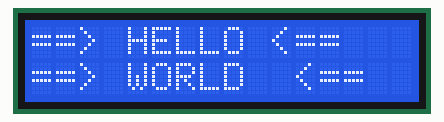
Bench run of a sketch on a simulated Arduino Uno, built with avr-gcc and run on an emulated ATmega328P. Parts: 16×2 character LCD.

Above: at 0.1 s.
At 0.6 s:
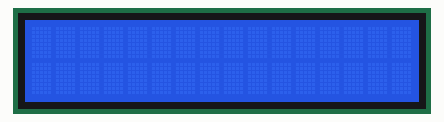

The sketch:

LCD-Screen.ino
```cpp
/*
  Board I2C / TWI pins
  Uno       =   A4 (SDA), A5 (SCL)
  Mega2560  =   20 (SDA), 21 (SCL)
  Leonardo  =   2 (SDA), 3 (SCL)
  Due       =   20 (SDA), 21 (SCL), SDA1, SCL1
*/

#include <LiquidCrystal_I2C.h>

LiquidCrystal_I2C lcd(0x3f,16,2);

void setup() {
  lcd.init();
  lcd.backlight();
  lcd.clear();

  lcd.setCursor(0,0);
  lcd.print("==> HELLO <==");
  lcd.setCursor (0,1);
  lcd.print("==> WORLD  <==");
}

void loop() {
  lcd.display();
  delay(500);

  lcd.noDisplay();
  delay(500);
}
```

Measured:
- what the display in image 1 shows lasts 0.5 s, from 0.6 s to 1.1 s
